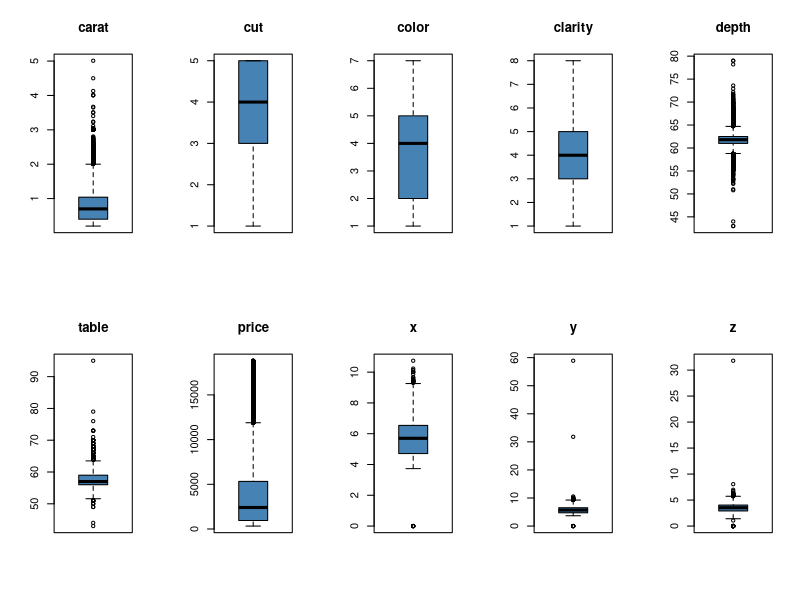
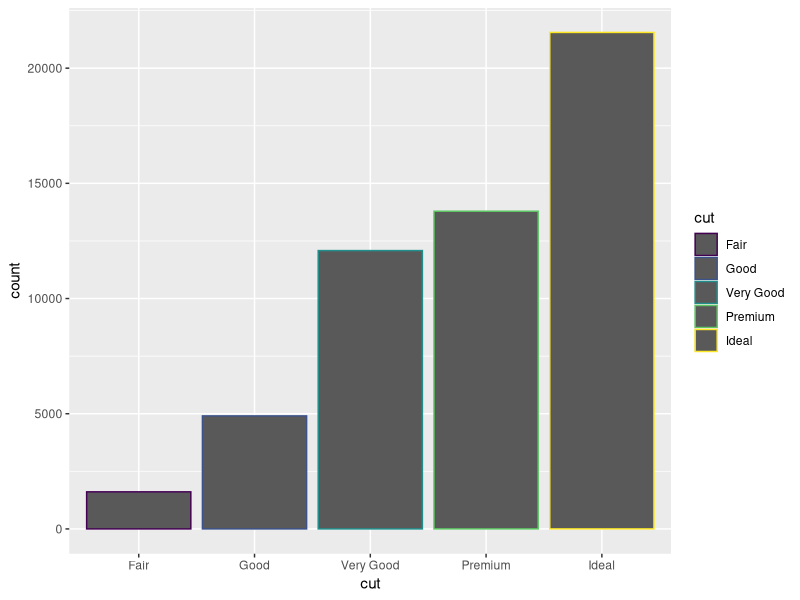
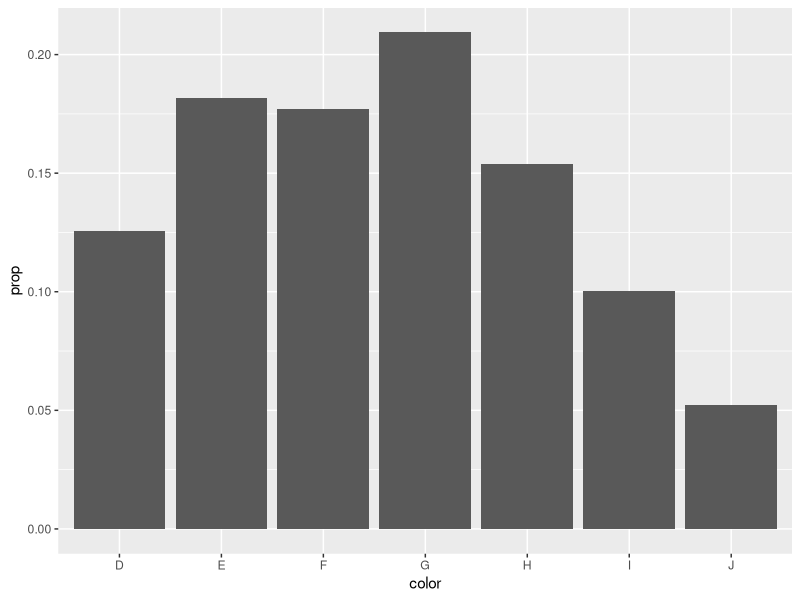
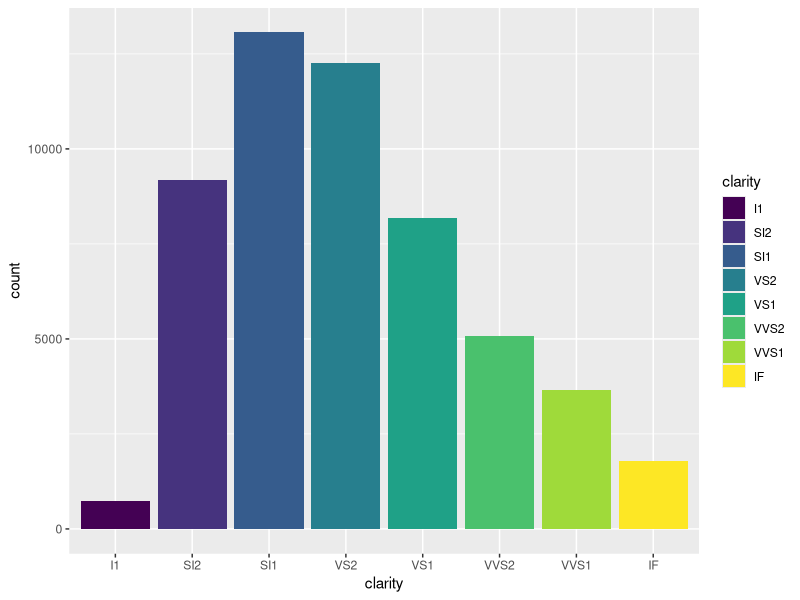
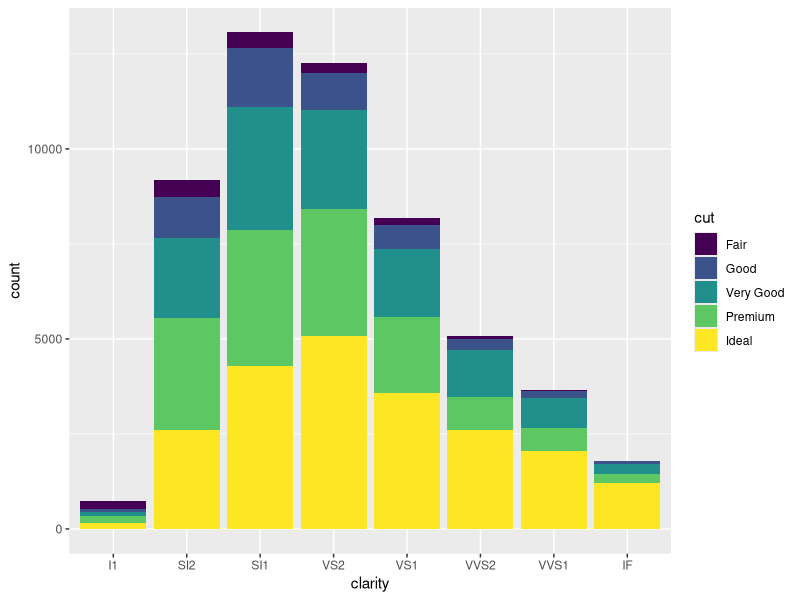
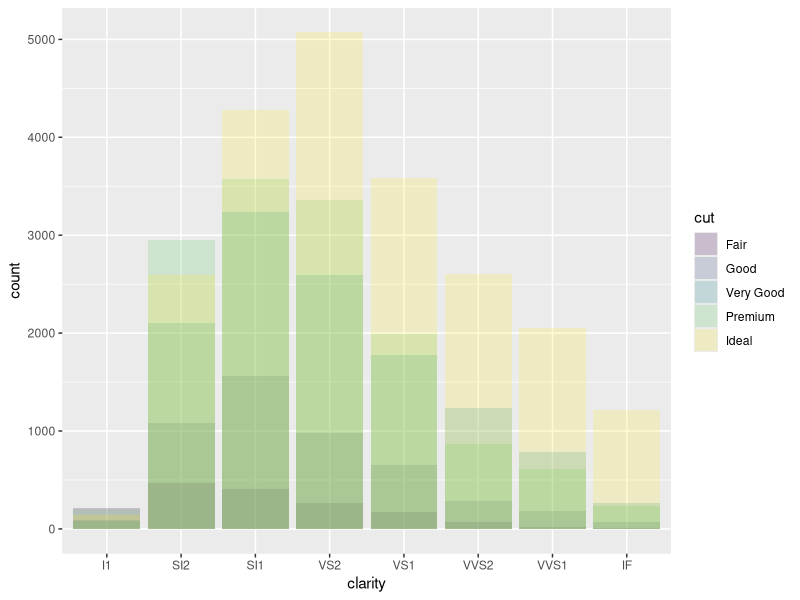
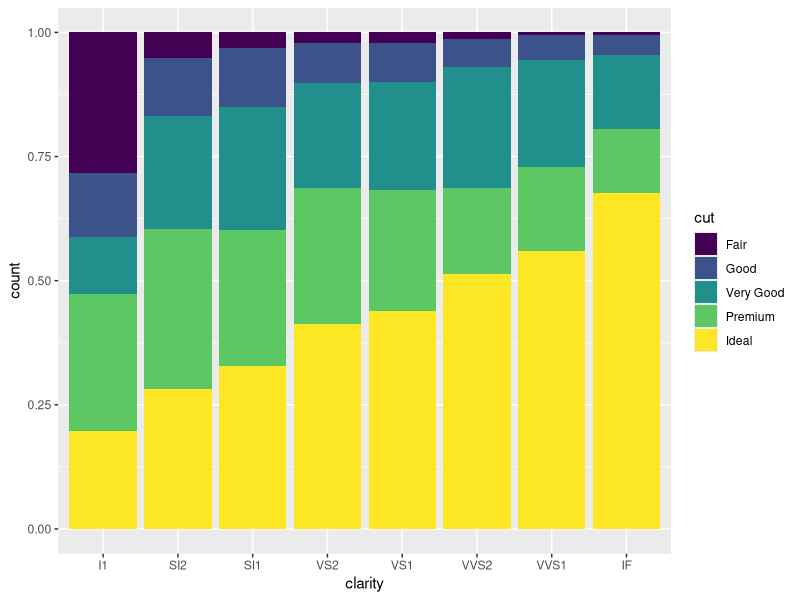
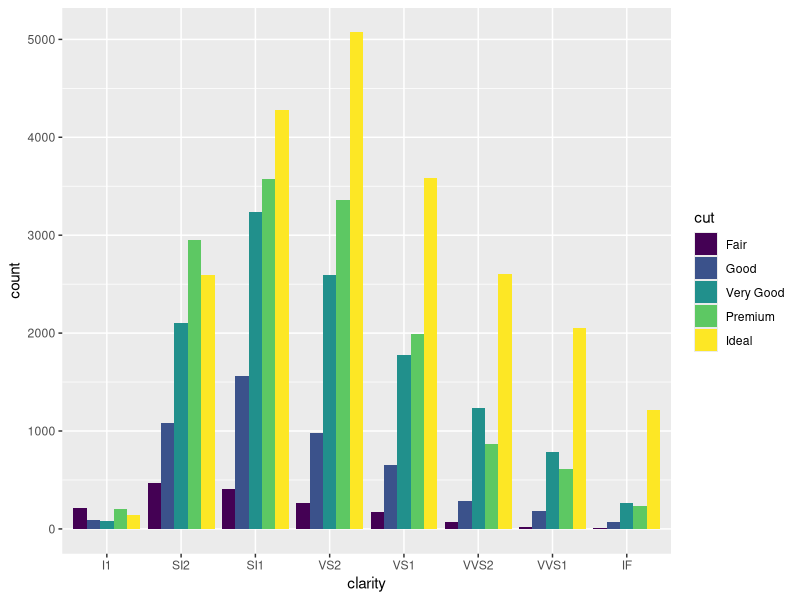

These figures' R source, in order:
library(tidyverse)

data("diamonds")

#diamonds[c(4,6)] <- NA  -- will set the 4th and 6th columns to NA values
#diamonds[4,6] <- NA -- will set the 4th entry of 6th column to NA value

str(diamonds)
summary(diamonds)
head(diamonds,6)

na_counts = vector(mode="integer",length=ncol(diamonds))
for(i in 1:ncol(diamonds)){
  na_counts[i] <- sum(is.na(diamonds[,i]))
}
print(na_counts)

par(mfrow=c(2,5))
for(i in 1:ncol(diamonds)){
  boxplot(diamonds[,i], main=names(diamonds)[i], col="steelblue")
}

table(diamonds$cut)
ggplot(data=diamonds) +
  geom_bar(aes(cut, color=cut))

table(diamonds$color)
ggplot(data=diamonds) +
  geom_bar(aes(x=color,y=..prop.., group=1)) # y=..prop.. let you see the distribution in proportion, not in value

table(diamonds$clarity)
ggplot(data=diamonds) +
  geom_bar(aes(clarity, fill=clarity))
ggplot(data=diamonds) +
  geom_bar(aes(clarity, fill=cut))
ggplot(data=diamonds) +
  geom_bar(aes(clarity, fill=cut), alpha=1/5, position="identity")
ggplot(data=diamonds) +
  geom_bar(aes(clarity, fill=cut), position="fill")
ggplot(data=diamonds) +
  geom_bar(aes(clarity, fill=cut), position="dodge")


par(mfrow=c(1,1))
hist(diamonds$price, col="steelblue")


# Correlation plot between carat, cut and price
# Observation: carat is prioritized over cut in determining the price
ggplot(data=diamonds, aes(x=carat,y=price)) +
  geom_point(aes(color=cut))

# Correlation plot between carat, color and price
# Observation: carat is also prioritized over color in determining the price
ggplot(data=diamonds, aes(x=carat,y=price)) +
  geom_point(aes(color=color))

# Correlation plot between carat, clarity and price
# Observation: Carat is also prioritized over clarity in determining the price
ggplot(data=diamonds, aes(x=carat,y=price)) +
  geom_point(aes(color=clarity))

# Observation after three plots: There are not much high cut, well-colored and nice clarity diamonds in the group of over 3 to 4 carats

